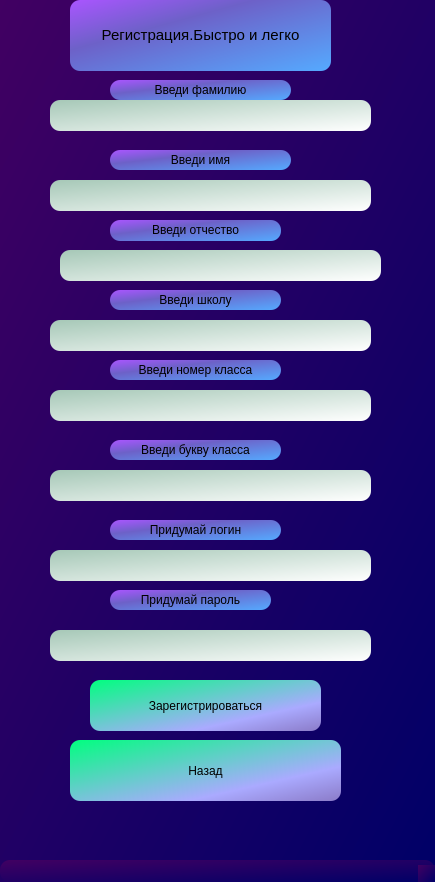
<?xml version="1.0" encoding="UTF-8"?>
<ui version="4.0">
 <class>wind_registration</class>
 <widget class="QMainWindow" name="wind_registration">
  <property name="geometry">
   <rect>
    <x>0</x>
    <y>0</y>
    <width>435</width>
    <height>882</height>
   </rect>
  </property>
  <property name="windowTitle">
   <string>MainWindow</string>
  </property>
  <property name="styleSheet">
   <string notr="true">background-color: qlineargradient(spread:pad, x1:0, y1:0, x2:1, y2:1, stop:0 rgba(65, 0, 98, 255), stop:1 rgba(0, 0, 103, 255));
border-radius: 10px;
</string>
  </property>
  <widget class="QWidget" name="centralwidget">
   <widget class="QPushButton" name="btn_registration">
    <property name="geometry">
     <rect>
      <x>90</x>
      <y>680</y>
      <width>231</width>
      <height>51</height>
     </rect>
    </property>
    <property name="styleSheet">
     <string notr="true">background-color: qlineargradient(spread:pad, x1:0, y1:0, x2:1, y2:1, stop:0 rgba(0, 255, 127, 255), stop:0.716418 rgba(170, 170, 255, 255), stop:1 rgba(139, 123, 200, 255));</string>
    </property>
    <property name="text">
     <string>Зарегистрироваться</string>
    </property>
   </widget>
   <widget class="QPushButton" name="btn_go_back">
    <property name="geometry">
     <rect>
      <x>70</x>
      <y>740</y>
      <width>271</width>
      <height>61</height>
     </rect>
    </property>
    <property name="styleSheet">
     <string notr="true">background-color: qlineargradient(spread:pad, x1:0, y1:0, x2:1, y2:1, stop:0 rgba(0, 255, 127, 255), stop:0.716418 rgba(170, 170, 255, 255), stop:1 rgba(139, 123, 200, 255));</string>
    </property>
    <property name="text">
     <string>Назад</string>
    </property>
   </widget>
   <widget class="QLabel" name="info">
    <property name="geometry">
     <rect>
      <x>70</x>
      <y>0</y>
      <width>261</width>
      <height>71</height>
     </rect>
    </property>
    <property name="styleSheet">
     <string notr="true">background-color: qlineargradient(spread:pad, x1:0, y1:0, x2:1, y2:1, stop:0 rgba(170, 85, 255, 255), stop:0.353234 rgba(109, 97, 200, 255), stop:1 rgba(85, 170, 255, 255));</string>
    </property>
    <property name="text">
     <string>&lt;html&gt;&lt;head/&gt;&lt;body&gt;&lt;p align=&quot;center&quot;&gt;&lt;span style=&quot; font-size:11pt;&quot;&gt;Регистрация.Быстро и легко&lt;/span&gt;&lt;/p&gt;&lt;/body&gt;&lt;/html&gt;</string>
    </property>
   </widget>
   <widget class="QLineEdit" name="edit_second_name">
    <property name="geometry">
     <rect>
      <x>60</x>
      <y>250</y>
      <width>321</width>
      <height>31</height>
     </rect>
    </property>
    <property name="styleSheet">
     <string notr="true">background-color: qlineargradient(spread:pad, x1:0, y1:0, x2:1, y2:1, stop:0 rgba(166, 200, 183, 255), stop:1 rgba(255, 255, 255, 255));</string>
    </property>
   </widget>
   <widget class="QLineEdit" name="edit_school">
    <property name="geometry">
     <rect>
      <x>50</x>
      <y>320</y>
      <width>321</width>
      <height>31</height>
     </rect>
    </property>
    <property name="styleSheet">
     <string notr="true">background-color: qlineargradient(spread:pad, x1:0, y1:0, x2:1, y2:1, stop:0 rgba(166, 200, 183, 255), stop:1 rgba(255, 255, 255, 255));</string>
    </property>
   </widget>
   <widget class="QLineEdit" name="edit_class_number">
    <property name="geometry">
     <rect>
      <x>50</x>
      <y>390</y>
      <width>321</width>
      <height>31</height>
     </rect>
    </property>
    <property name="styleSheet">
     <string notr="true">background-color: qlineargradient(spread:pad, x1:0, y1:0, x2:1, y2:1, stop:0 rgba(166, 200, 183, 255), stop:1 rgba(255, 255, 255, 255));</string>
    </property>
   </widget>
   <widget class="QLineEdit" name="edit_login">
    <property name="geometry">
     <rect>
      <x>50</x>
      <y>550</y>
      <width>321</width>
      <height>31</height>
     </rect>
    </property>
    <property name="styleSheet">
     <string notr="true">background-color: qlineargradient(spread:pad, x1:0, y1:0, x2:1, y2:1, stop:0 rgba(166, 200, 183, 255), stop:1 rgba(255, 255, 255, 255));</string>
    </property>
   </widget>
   <widget class="QLineEdit" name="edit_password">
    <property name="geometry">
     <rect>
      <x>50</x>
      <y>630</y>
      <width>321</width>
      <height>31</height>
     </rect>
    </property>
    <property name="styleSheet">
     <string notr="true">background-color: qlineargradient(spread:pad, x1:0, y1:0, x2:1, y2:1, stop:0 rgba(166, 200, 183, 255), stop:1 rgba(255, 255, 255, 255));</string>
    </property>
   </widget>
   <widget class="QLineEdit" name="edit_name">
    <property name="geometry">
     <rect>
      <x>50</x>
      <y>180</y>
      <width>321</width>
      <height>31</height>
     </rect>
    </property>
    <property name="styleSheet">
     <string notr="true">background-color: qlineargradient(spread:pad, x1:0, y1:0, x2:1, y2:1, stop:0 rgba(166, 200, 183, 255), stop:1 rgba(255, 255, 255, 255));</string>
    </property>
   </widget>
   <widget class="QLineEdit" name="edit_surname">
    <property name="geometry">
     <rect>
      <x>50</x>
      <y>100</y>
      <width>321</width>
      <height>31</height>
     </rect>
    </property>
    <property name="styleSheet">
     <string notr="true">background-color: qlineargradient(spread:pad, x1:0, y1:0, x2:1, y2:1, stop:0 rgba(166, 200, 183, 255), stop:1 rgba(255, 255, 255, 255));</string>
    </property>
   </widget>
   <widget class="QLabel" name="lab_surname">
    <property name="geometry">
     <rect>
      <x>110</x>
      <y>80</y>
      <width>181</width>
      <height>20</height>
     </rect>
    </property>
    <property name="styleSheet">
     <string notr="true">background-color: qlineargradient(spread:pad, x1:0, y1:0, x2:1, y2:1, stop:0 rgba(170, 85, 255, 255), stop:0.353234 rgba(109, 97, 200, 255), stop:1 rgba(85, 170, 255, 255));</string>
    </property>
    <property name="text">
     <string>&lt;html&gt;&lt;head/&gt;&lt;body&gt;&lt;p align=&quot;center&quot;&gt;Введи фамилию&lt;/p&gt;&lt;/body&gt;&lt;/html&gt;</string>
    </property>
   </widget>
   <widget class="QLabel" name="lab_name">
    <property name="geometry">
     <rect>
      <x>110</x>
      <y>150</y>
      <width>181</width>
      <height>20</height>
     </rect>
    </property>
    <property name="styleSheet">
     <string notr="true">background-color: qlineargradient(spread:pad, x1:0, y1:0, x2:1, y2:1, stop:0 rgba(170, 85, 255, 255), stop:0.353234 rgba(109, 97, 200, 255), stop:1 rgba(85, 170, 255, 255));</string>
    </property>
    <property name="text">
     <string>&lt;html&gt;&lt;head/&gt;&lt;body&gt;&lt;p align=&quot;center&quot;&gt;Введи имя&lt;/p&gt;&lt;/body&gt;&lt;/html&gt;</string>
    </property>
   </widget>
   <widget class="QLabel" name="lab_second_name">
    <property name="geometry">
     <rect>
      <x>110</x>
      <y>220</y>
      <width>171</width>
      <height>21</height>
     </rect>
    </property>
    <property name="styleSheet">
     <string notr="true">background-color: qlineargradient(spread:pad, x1:0, y1:0, x2:1, y2:1, stop:0 rgba(170, 85, 255, 255), stop:0.353234 rgba(109, 97, 200, 255), stop:1 rgba(85, 170, 255, 255));</string>
    </property>
    <property name="text">
     <string>&lt;html&gt;&lt;head/&gt;&lt;body&gt;&lt;p align=&quot;center&quot;&gt;Введи отчество&lt;/p&gt;&lt;/body&gt;&lt;/html&gt;</string>
    </property>
   </widget>
   <widget class="QLabel" name="lab_school">
    <property name="geometry">
     <rect>
      <x>110</x>
      <y>290</y>
      <width>171</width>
      <height>20</height>
     </rect>
    </property>
    <property name="styleSheet">
     <string notr="true">background-color: qlineargradient(spread:pad, x1:0, y1:0, x2:1, y2:1, stop:0 rgba(170, 85, 255, 255), stop:0.353234 rgba(109, 97, 200, 255), stop:1 rgba(85, 170, 255, 255));</string>
    </property>
    <property name="text">
     <string>&lt;html&gt;&lt;head/&gt;&lt;body&gt;&lt;p align=&quot;center&quot;&gt;Введи школу&lt;/p&gt;&lt;/body&gt;&lt;/html&gt;</string>
    </property>
   </widget>
   <widget class="QLabel" name="lab_class_number">
    <property name="geometry">
     <rect>
      <x>110</x>
      <y>360</y>
      <width>171</width>
      <height>20</height>
     </rect>
    </property>
    <property name="styleSheet">
     <string notr="true">background-color: qlineargradient(spread:pad, x1:0, y1:0, x2:1, y2:1, stop:0 rgba(170, 85, 255, 255), stop:0.353234 rgba(109, 97, 200, 255), stop:1 rgba(85, 170, 255, 255));</string>
    </property>
    <property name="text">
     <string>&lt;html&gt;&lt;head/&gt;&lt;body&gt;&lt;p align=&quot;center&quot;&gt;Введи номер класса&lt;/p&gt;&lt;/body&gt;&lt;/html&gt;</string>
    </property>
   </widget>
   <widget class="QLabel" name="lab_login">
    <property name="geometry">
     <rect>
      <x>110</x>
      <y>520</y>
      <width>171</width>
      <height>20</height>
     </rect>
    </property>
    <property name="styleSheet">
     <string notr="true">background-color: qlineargradient(spread:pad, x1:0, y1:0, x2:1, y2:1, stop:0 rgba(170, 85, 255, 255), stop:0.353234 rgba(109, 97, 200, 255), stop:1 rgba(85, 170, 255, 255));</string>
    </property>
    <property name="text">
     <string>&lt;html&gt;&lt;head/&gt;&lt;body&gt;&lt;p align=&quot;center&quot;&gt;Придумай логин&lt;/p&gt;&lt;/body&gt;&lt;/html&gt;</string>
    </property>
   </widget>
   <widget class="QLabel" name="lab_password">
    <property name="geometry">
     <rect>
      <x>110</x>
      <y>590</y>
      <width>161</width>
      <height>20</height>
     </rect>
    </property>
    <property name="styleSheet">
     <string notr="true">background-color: qlineargradient(spread:pad, x1:0, y1:0, x2:1, y2:1, stop:0 rgba(170, 85, 255, 255), stop:0.353234 rgba(109, 97, 200, 255), stop:1 rgba(85, 170, 255, 255));</string>
    </property>
    <property name="text">
     <string>&lt;html&gt;&lt;head/&gt;&lt;body&gt;&lt;p align=&quot;center&quot;&gt;Придумай пароль&lt;/p&gt;&lt;/body&gt;&lt;/html&gt;</string>
    </property>
   </widget>
   <widget class="QLabel" name="class_char">
    <property name="geometry">
     <rect>
      <x>110</x>
      <y>440</y>
      <width>171</width>
      <height>20</height>
     </rect>
    </property>
    <property name="autoFillBackground">
     <bool>false</bool>
    </property>
    <property name="styleSheet">
     <string notr="true">background-color: qlineargradient(spread:pad, x1:0, y1:0, x2:1, y2:1, stop:0 rgba(170, 85, 255, 255), stop:0.353234 rgba(109, 97, 200, 255), stop:1 rgba(85, 170, 255, 255));</string>
    </property>
    <property name="text">
     <string>&lt;html&gt;&lt;head/&gt;&lt;body&gt;&lt;p align=&quot;center&quot;&gt;Введи букву класса&lt;/p&gt;&lt;/body&gt;&lt;/html&gt;</string>
    </property>
   </widget>
   <widget class="QLineEdit" name="edit_class_char">
    <property name="geometry">
     <rect>
      <x>50</x>
      <y>470</y>
      <width>321</width>
      <height>31</height>
     </rect>
    </property>
    <property name="styleSheet">
     <string notr="true">background-color: qlineargradient(spread:pad, x1:0, y1:0, x2:1, y2:1, stop:0 rgba(166, 200, 183, 255), stop:1 rgba(255, 255, 255, 255));</string>
    </property>
   </widget>
  </widget>
  <widget class="QMenuBar" name="menubar">
   <property name="geometry">
    <rect>
     <x>0</x>
     <y>0</y>
     <width>435</width>
     <height>26</height>
    </rect>
   </property>
  </widget>
  <widget class="QStatusBar" name="statusbar"/>
 </widget>
 <resources/>
 <connections/>
</ui>
